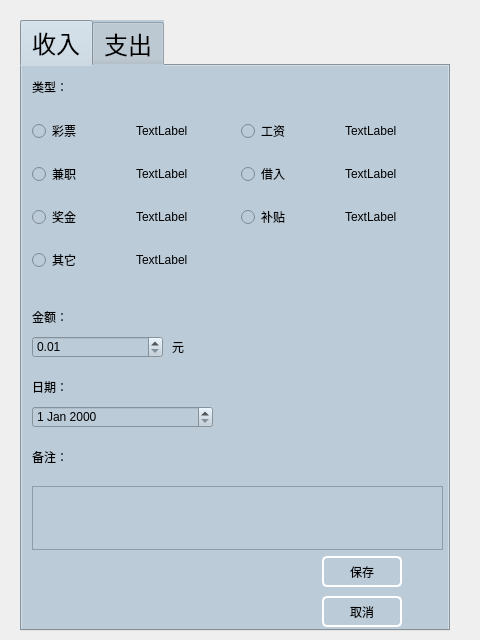
<?xml version="1.0" encoding="UTF-8"?>
<ui version="4.0">
 <class>addone</class>
 <widget class="QDialog" name="addone">
  <property name="geometry">
   <rect>
    <x>0</x>
    <y>0</y>
    <width>480</width>
    <height>640</height>
   </rect>
  </property>
  <property name="windowTitle">
   <string>Dialog</string>
  </property>
  <property name="styleSheet">
   <string notr="true">#addone{background-image: url(:/new/myimage/new_icon/Background.jpg);}</string>
  </property>
  <widget class="QTabWidget" name="tabWidget">
   <property name="geometry">
    <rect>
     <x>20</x>
     <y>20</y>
     <width>430</width>
     <height>611</height>
    </rect>
   </property>
   <property name="minimumSize">
    <size>
     <width>430</width>
     <height>500</height>
    </size>
   </property>
   <property name="sizeIncrement">
    <size>
     <width>0</width>
     <height>0</height>
    </size>
   </property>
   <property name="font">
    <font>
     <family>华文楷体</family>
     <pointsize>18</pointsize>
     <italic>false</italic>
     <bold>false</bold>
    </font>
   </property>
   <property name="focusPolicy">
    <enum>Qt::TabFocus</enum>
   </property>
   <property name="styleSheet">
    <string notr="true">background-color: rgb(187, 203, 216);
font: 18pt &quot;华文楷体&quot;;

</string>
   </property>
   <property name="currentIndex">
    <number>0</number>
   </property>
   <widget class="QWidget" name="tabWidgetPage1">
    <attribute name="title">
     <string>收入</string>
    </attribute>
    <widget class="QWidget" name="gridLayoutWidget">
     <property name="geometry">
      <rect>
       <x>10</x>
       <y>40</y>
       <width>411</width>
       <height>181</height>
      </rect>
     </property>
     <layout class="QGridLayout" name="gridLayout">
      <item row="1" column="1">
       <widget class="QLabel" name="icon_3">
        <property name="text">
         <string>TextLabel</string>
        </property>
       </widget>
      </item>
      <item row="2" column="1">
       <widget class="QLabel" name="icon_5">
        <property name="text">
         <string>TextLabel</string>
        </property>
       </widget>
      </item>
      <item row="3" column="1">
       <widget class="QLabel" name="icon_7">
        <property name="text">
         <string>TextLabel</string>
        </property>
       </widget>
      </item>
      <item row="3" column="0">
       <widget class="QRadioButton" name="income">
        <property name="text">
         <string>其它</string>
        </property>
       </widget>
      </item>
      <item row="1" column="2">
       <widget class="QRadioButton" name="borrowedfund">
        <property name="text">
         <string>借入</string>
        </property>
       </widget>
      </item>
      <item row="0" column="1">
       <widget class="QLabel" name="icon_1">
        <property name="text">
         <string>TextLabel</string>
        </property>
       </widget>
      </item>
      <item row="1" column="0">
       <widget class="QRadioButton" name="parttimejob">
        <property name="text">
         <string>兼职</string>
        </property>
       </widget>
      </item>
      <item row="2" column="2">
       <widget class="QRadioButton" name="subsidy">
        <property name="text">
         <string>补贴</string>
        </property>
       </widget>
      </item>
      <item row="0" column="0">
       <widget class="QRadioButton" name="lottery">
        <property name="text">
         <string>彩票</string>
        </property>
       </widget>
      </item>
      <item row="0" column="2">
       <widget class="QRadioButton" name="salary">
        <property name="text">
         <string>工资</string>
        </property>
       </widget>
      </item>
      <item row="2" column="0">
       <widget class="QRadioButton" name="bonus">
        <property name="text">
         <string>奖金</string>
        </property>
       </widget>
      </item>
      <item row="0" column="3">
       <widget class="QLabel" name="icon_2">
        <property name="text">
         <string>TextLabel</string>
        </property>
       </widget>
      </item>
      <item row="1" column="3">
       <widget class="QLabel" name="icon_4">
        <property name="text">
         <string>TextLabel</string>
        </property>
       </widget>
      </item>
      <item row="2" column="3">
       <widget class="QLabel" name="icon_6">
        <property name="text">
         <string>TextLabel</string>
        </property>
       </widget>
      </item>
     </layout>
    </widget>
    <widget class="QLabel" name="label">
     <property name="geometry">
      <rect>
       <x>10</x>
       <y>10</y>
       <width>61</width>
       <height>21</height>
      </rect>
     </property>
     <property name="text">
      <string>类型：</string>
     </property>
    </widget>
    <widget class="QLabel" name="label_3">
     <property name="geometry">
      <rect>
       <x>10</x>
       <y>240</y>
       <width>61</width>
       <height>21</height>
      </rect>
     </property>
     <property name="text">
      <string>金额：</string>
     </property>
    </widget>
    <widget class="QDoubleSpinBox" name="moneybox_income">
     <property name="geometry">
      <rect>
       <x>10</x>
       <y>270</y>
       <width>131</width>
       <height>22</height>
      </rect>
     </property>
     <property name="minimum">
      <double>0.010000000000000</double>
     </property>
     <property name="maximum">
      <double>99999.990000000005239</double>
     </property>
    </widget>
    <widget class="QLabel" name="label_4">
     <property name="geometry">
      <rect>
       <x>150</x>
       <y>270</y>
       <width>61</width>
       <height>21</height>
      </rect>
     </property>
     <property name="text">
      <string>元</string>
     </property>
    </widget>
    <widget class="QLabel" name="label_5">
     <property name="geometry">
      <rect>
       <x>10</x>
       <y>310</y>
       <width>61</width>
       <height>21</height>
      </rect>
     </property>
     <property name="text">
      <string>日期：</string>
     </property>
    </widget>
    <widget class="QDateEdit" name="dateEdi_income">
     <property name="geometry">
      <rect>
       <x>10</x>
       <y>340</y>
       <width>181</width>
       <height>22</height>
      </rect>
     </property>
    </widget>
    <widget class="QPushButton" name="pushButton_save_income">
     <property name="geometry">
      <rect>
       <x>300</x>
       <y>490</y>
       <width>80</width>
       <height>31</height>
      </rect>
     </property>
     <property name="styleSheet">
      <string notr="true">QPushButton{	
	color:#000000;
	border:2px solid #ffffff;
	background-color:#bbcbd8;
	border-radius:5px;
}

QPushButton::hover{
	background-color:#52DCFE;
	color:#000000;
}

QPushButton::pressed,QPushButton::checked{
	background-color:#52DCFE;
	color:#000000;
}

QPushButton::disabled{
	background-color:transparent;
}
</string>
     </property>
     <property name="text">
      <string>保存</string>
     </property>
    </widget>
    <widget class="QPushButton" name="pushButton_cancel_income">
     <property name="geometry">
      <rect>
       <x>300</x>
       <y>530</y>
       <width>80</width>
       <height>31</height>
      </rect>
     </property>
     <property name="styleSheet">
      <string notr="true">QPushButton{	
	color:#000000;
	border:2px solid #ffffff;
	background-color:#bbcbd8;
	border-radius:5px;
}

QPushButton::hover{
	background-color:#52DCFE;
	color:#000000;
}

QPushButton::pressed,QPushButton::checked{
	background-color:#52DCFE;
	color:#000000;
}

QPushButton::disabled{
	background-color:transparent;
}
</string>
     </property>
     <property name="text">
      <string>取消</string>
     </property>
    </widget>
    <widget class="QLabel" name="label_7">
     <property name="geometry">
      <rect>
       <x>10</x>
       <y>380</y>
       <width>61</width>
       <height>21</height>
      </rect>
     </property>
     <property name="text">
      <string>备注：</string>
     </property>
    </widget>
    <widget class="QTextEdit" name="in_remark_textEdit">
     <property name="geometry">
      <rect>
       <x>10</x>
       <y>420</y>
       <width>411</width>
       <height>64</height>
      </rect>
     </property>
    </widget>
   </widget>
   <widget class="QWidget" name="tabWidgetPage2">
    <attribute name="title">
     <string>支出</string>
    </attribute>
    <widget class="QLabel" name="label_2">
     <property name="geometry">
      <rect>
       <x>10</x>
       <y>10</y>
       <width>61</width>
       <height>21</height>
      </rect>
     </property>
     <property name="text">
      <string>类型：</string>
     </property>
    </widget>
    <widget class="QWidget" name="gridLayoutWidget_2">
     <property name="geometry">
      <rect>
       <x>10</x>
       <y>40</y>
       <width>411</width>
       <height>181</height>
      </rect>
     </property>
     <layout class="QGridLayout" name="gridLayout_2">
      <item row="1" column="0">
       <widget class="QRadioButton" name="goout">
        <property name="text">
         <string>出行</string>
        </property>
       </widget>
      </item>
      <item row="3" column="1">
       <widget class="QLabel" name="icon_14">
        <property name="text">
         <string>TextLabel</string>
        </property>
       </widget>
      </item>
      <item row="2" column="1">
       <widget class="QLabel" name="icon_12">
        <property name="text">
         <string>TextLabel</string>
        </property>
       </widget>
      </item>
      <item row="0" column="2">
       <widget class="QRadioButton" name="eating">
        <property name="text">
         <string>餐饮</string>
        </property>
       </widget>
      </item>
      <item row="0" column="1">
       <widget class="QLabel" name="icon_8">
        <property name="text">
         <string>TextLabel</string>
        </property>
       </widget>
      </item>
      <item row="2" column="0">
       <widget class="QRadioButton" name="care">
        <property name="text">
         <string>医疗</string>
        </property>
       </widget>
      </item>
      <item row="3" column="0">
       <widget class="QRadioButton" name="outcome">
        <property name="text">
         <string>其它</string>
        </property>
       </widget>
      </item>
      <item row="2" column="2">
       <widget class="QRadioButton" name="education">
        <property name="text">
         <string>教育</string>
        </property>
       </widget>
      </item>
      <item row="1" column="1">
       <widget class="QLabel" name="icon_10">
        <property name="text">
         <string>TextLabel</string>
        </property>
       </widget>
      </item>
      <item row="1" column="2">
       <widget class="QRadioButton" name="fun">
        <property name="text">
         <string>娱乐</string>
        </property>
       </widget>
      </item>
      <item row="0" column="0">
       <widget class="QRadioButton" name="radioButton">
        <property name="text">
         <string>购物</string>
        </property>
       </widget>
      </item>
      <item row="0" column="3">
       <widget class="QLabel" name="icon_9">
        <property name="text">
         <string>TextLabel</string>
        </property>
       </widget>
      </item>
      <item row="2" column="3">
       <widget class="QLabel" name="icon_13">
        <property name="text">
         <string>TextLabel</string>
        </property>
       </widget>
      </item>
      <item row="1" column="3">
       <widget class="QLabel" name="icon_11">
        <property name="text">
         <string>TextLabel</string>
        </property>
       </widget>
      </item>
     </layout>
    </widget>
    <widget class="QDateEdit" name="dateEdit_outcome">
     <property name="geometry">
      <rect>
       <x>10</x>
       <y>340</y>
       <width>181</width>
       <height>22</height>
      </rect>
     </property>
    </widget>
    <widget class="QLabel" name="label_17">
     <property name="geometry">
      <rect>
       <x>10</x>
       <y>240</y>
       <width>61</width>
       <height>21</height>
      </rect>
     </property>
     <property name="text">
      <string>金额：</string>
     </property>
    </widget>
    <widget class="QDoubleSpinBox" name="moneybox_outcome">
     <property name="geometry">
      <rect>
       <x>10</x>
       <y>270</y>
       <width>131</width>
       <height>22</height>
      </rect>
     </property>
     <property name="minimum">
      <double>0.010000000000000</double>
     </property>
     <property name="maximum">
      <double>99999.990000000005239</double>
     </property>
    </widget>
    <widget class="QLabel" name="label_18">
     <property name="geometry">
      <rect>
       <x>10</x>
       <y>310</y>
       <width>61</width>
       <height>21</height>
      </rect>
     </property>
     <property name="text">
      <string>日期：</string>
     </property>
    </widget>
    <widget class="QPushButton" name="pushButton_cancel_outcome">
     <property name="geometry">
      <rect>
       <x>300</x>
       <y>530</y>
       <width>80</width>
       <height>31</height>
      </rect>
     </property>
     <property name="styleSheet">
      <string notr="true">QPushButton{	
	color:#000000;
	border:2px solid #ffffff;
	background-color:#bbcbd8;
	border-radius:5px;
}

QPushButton::hover{
	background-color:#52DCFE;
	color:#000000;
}

QPushButton::pressed,QPushButton::checked{
	background-color:#52DCFE;
	color:#000000;
}

QPushButton::disabled{
	background-color:transparent;
}
</string>
     </property>
     <property name="text">
      <string>取消</string>
     </property>
    </widget>
    <widget class="QPushButton" name="pushButton_save_outcome">
     <property name="geometry">
      <rect>
       <x>300</x>
       <y>490</y>
       <width>80</width>
       <height>31</height>
      </rect>
     </property>
     <property name="styleSheet">
      <string notr="true">QPushButton{	
	color:#000000;
	border:2px solid #ffffff;
	background-color:#bbcbd8;
	border-radius:5px;
}

QPushButton::hover{
	background-color:#52DCFE;
	color:#000000;
}

QPushButton::pressed,QPushButton::checked{
	background-color:#52DCFE;
	color:#000000;
}

QPushButton::disabled{
	background-color:transparent;
}
</string>
     </property>
     <property name="text">
      <string>保存</string>
     </property>
    </widget>
    <widget class="QLabel" name="label_19">
     <property name="geometry">
      <rect>
       <x>150</x>
       <y>270</y>
       <width>61</width>
       <height>21</height>
      </rect>
     </property>
     <property name="text">
      <string>元</string>
     </property>
    </widget>
    <widget class="QLabel" name="label_6">
     <property name="geometry">
      <rect>
       <x>10</x>
       <y>380</y>
       <width>61</width>
       <height>21</height>
      </rect>
     </property>
     <property name="text">
      <string>备注：</string>
     </property>
    </widget>
    <widget class="QTextEdit" name="out_remark_textEdit">
     <property name="geometry">
      <rect>
       <x>10</x>
       <y>420</y>
       <width>411</width>
       <height>64</height>
      </rect>
     </property>
     <property name="font">
      <font>
       <family>华文楷体</family>
       <pointsize>18</pointsize>
       <italic>false</italic>
       <bold>false</bold>
      </font>
     </property>
    </widget>
   </widget>
  </widget>
 </widget>
 <resources/>
 <connections/>
</ui>
